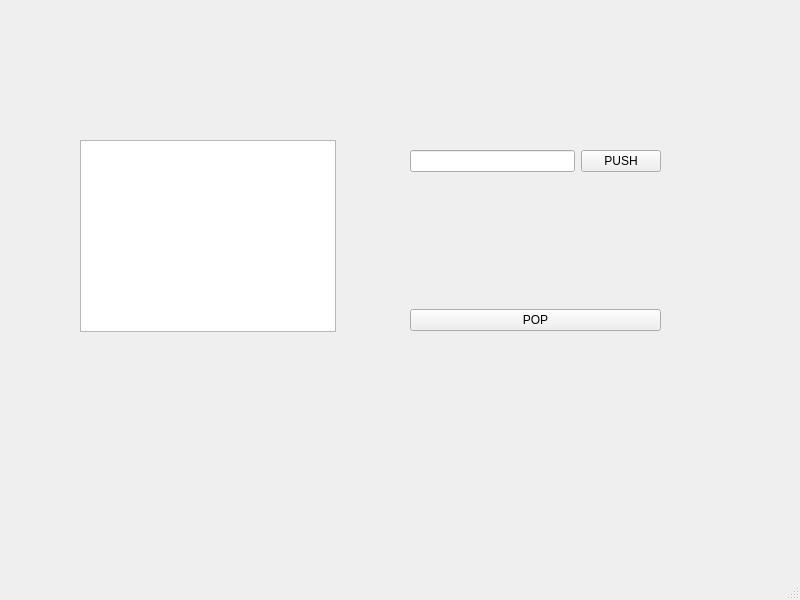
<?xml version="1.0" encoding="UTF-8"?>
<ui version="4.0">
 <class>MainWindow</class>
 <widget class="QMainWindow" name="MainWindow">
  <property name="geometry">
   <rect>
    <x>0</x>
    <y>0</y>
    <width>800</width>
    <height>600</height>
   </rect>
  </property>
  <property name="windowTitle">
   <string>MainWindow</string>
  </property>
  <widget class="QWidget" name="centralwidget">
   <widget class="QWidget" name="gridLayoutWidget">
    <property name="geometry">
     <rect>
      <x>410</x>
      <y>150</y>
      <width>251</width>
      <height>181</height>
     </rect>
    </property>
    <layout class="QGridLayout" name="gridLayout">
     <item row="0" column="0">
      <layout class="QHBoxLayout" name="horizontalLayout">
       <item>
        <widget class="QLineEdit" name="lineEdit"/>
       </item>
       <item>
        <widget class="QPushButton" name="pushButton_2">
         <property name="text">
          <string>PUSH</string>
         </property>
        </widget>
       </item>
      </layout>
     </item>
     <item row="1" column="0">
      <spacer name="verticalSpacer">
       <property name="orientation">
        <enum>Qt::Vertical</enum>
       </property>
       <property name="sizeHint" stdset="0">
        <size>
         <width>20</width>
         <height>40</height>
        </size>
       </property>
      </spacer>
     </item>
     <item row="2" column="0">
      <widget class="QPushButton" name="pushButton">
       <property name="text">
        <string>POP</string>
       </property>
      </widget>
     </item>
    </layout>
   </widget>
   <widget class="QListWidget" name="listWidget">
    <property name="geometry">
     <rect>
      <x>80</x>
      <y>140</y>
      <width>256</width>
      <height>192</height>
     </rect>
    </property>
   </widget>
  </widget>
  <widget class="QMenuBar" name="menubar">
   <property name="geometry">
    <rect>
     <x>0</x>
     <y>0</y>
     <width>800</width>
     <height>21</height>
    </rect>
   </property>
  </widget>
  <widget class="QStatusBar" name="statusbar"/>
 </widget>
 <resources/>
 <connections/>
</ui>
